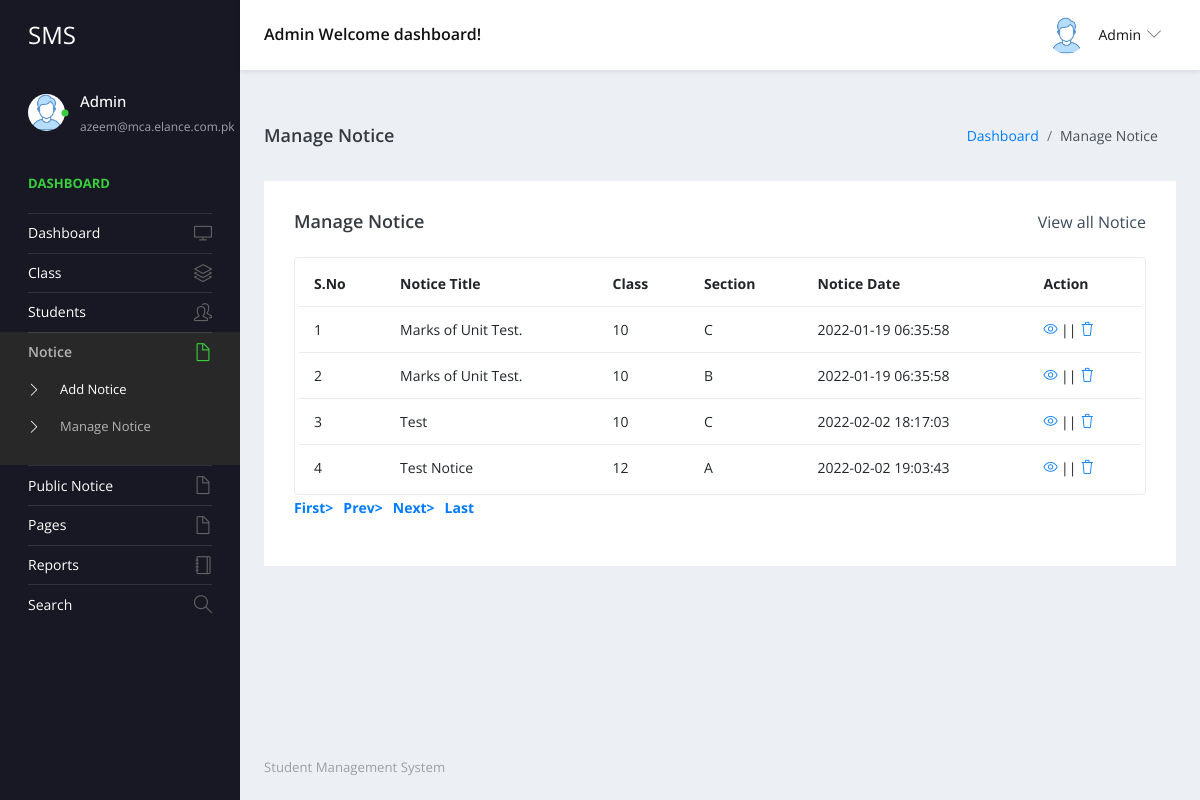
Screenshot of /student/admin/manage-notice.php (signed in) with the database file from the repository.
### tables this page shows
CREATE TABLE `tblnotice` (
  `ID` int(5) NOT NULL,
  `NoticeTitle` mediumtext DEFAULT NULL,
  `ClassId` int(10) DEFAULT NULL,
  `NoticeMsg` mediumtext DEFAULT NULL,
  `CreationDate` timestamp NULL DEFAULT current_timestamp()
);

CREATE TABLE `tblclass` (
  `ID` int(5) NOT NULL,
  `ClassName` varchar(50) DEFAULT NULL,
  `Section` varchar(20) DEFAULT NULL,
  `CreationDate` timestamp NULL DEFAULT current_timestamp()
);

### student/admin/manage-notice.php (the view, shortened to what this page needs)
<?php
include('includes/dbconnection.php');
if (strlen($_SESSION['sturecmsaid']==0)) {
  header('location:logout.php');
  } else{
?>
<!DOCTYPE html>
<html lang="en">
  <head>
    <link rel="stylesheet" href="vendors/simple-line-icons/css/simple-line-icons.css">
    <link rel="stylesheet" href="vendors/flag-icon-css/css/flag-icon.min.css">
    <link rel="stylesheet" href="vendors/css/vendor.bundle.base.css">
    <link rel="stylesheet" href="./vendors/daterangepicker/daterangepicker.css">
    <link rel="stylesheet" href="./vendors/chartist/chartist.min.css">
    <link rel="stylesheet" href="./css/style.css">
  </head>
  <body>
    <div class="container-scroller">
     <?php include_once('includes/header.php');?>
      <div class="container-fluid page-body-wrapper">
        <?php include_once('includes/sidebar.php');?>
        <div class="main-panel">
          <div class="content-wrapper">
             <div class="page-header">
              <h3 class="page-title"> Manage Notice </h3>
              <nav aria-label="breadcrumb">
                <ol class="breadcrumb">
                  <li class="breadcrumb-item"><a href="dashboard.php">Dashboard</a></li>
                  <li class="breadcrumb-item active" aria-current="page"> Manage Notice</li>
                </ol>
              </nav>
            </div>
            <div class="row">
              <div class="col-md-12 grid-margin stretch-card">
                <div class="card">
                  <div class="card-body">
                    <div class="d-sm-flex align-items-center mb-4">
                      <h4 class="card-title mb-sm-0">Manage Notice</h4>
                      <a href="#" class="text-dark ml-auto mb-3 mb-sm-0"> View all Notice</a>
                    </div>
                    <div class="table-responsive border rounded p-1">
                      <table class="table">
                        <thead>
                          <tr>
                            <th class="font-weight-bold">S.No</th>
                            <th class="font-weight-bold">Notice Title</th>
                            <th class="font-weight-bold">Class</th>
                            <th class="font-weight-bold">Section</th>
                            <th class="font-weight-bold">Notice Date</th>
                            <th class="font-weight-bold">Action</th>
                          </tr>
                        </thead>
                        <tbody>
                           <?php
                           if (isset($_GET['pageno'])) {
            $pageno = $_GET['pageno'];
        } else {
            $pageno = 1;
        }
        $no_of_records_per_page =15;
        $offset = ($pageno-1) * $no_of_records_per_page;
       $ret = "SELECT ID FROM tblnotice";
$query1 = $dbh -> prepare($ret);
$query1->execute();
$total_rows=$query1->rowCount();
$total_pages = ceil($total_rows / $no_of_records_per_page);
$sql="SELECT tblclass.ID,tblclass.ClassName,tblclass.Section,tblnotice.NoticeTitle,tblnotice.CreationDate,tblnotice.ClassId,tblnotice.ID as nid from tblnotice join tblclass on tblclass.ID=tblnotice.ClassId LIMIT $offset, $no_of_records_per_page";
$query = $dbh -> prepare($sql);
$query->execute();
$results=$query->fetchAll(PDO::FETCH_OBJ);
$cnt=1;
if($query->rowCount() > 0)
{
foreach($results as $row)
{               ?>
                          <tr>
                            <td><?php echo htmlentities($cnt);?></td>
                            <td><?php  echo htmlentities($row->NoticeTitle);?></td>
                            <td><?php  echo htmlentities($row->ClassName);?></td>
                            <td><?php  echo htmlentities($row->Section);?></td>
                            <td><?php  echo htmlentities($row->CreationDate);?></td>
                            <td>
                              <div><a href="edit-notice-detail.php?editid=<?php echo htmlentities ($row->ID);?>"><i class="icon-eye"></i></a>
                                                || <a href="manage-notice.php?delid=<?php echo ($row->ID);?>" onclick="return confirm('Do you really want to Delete ?');"> <i class="icon-trash"></i></a></div>
                            </td>
                          </tr><?php $cnt=$cnt+1;}} ?>
                        </tbody>
                      </table>
                    </div>
                   <div align="left">
    <ul class="pagination" >
        <li><a href="?pageno=1"><strong>First></strong></a></li>
        <li class="<?php if($pageno <= 1){ echo 'disabled'; } ?>">
            <a href="<?php if($pageno <= 1){ echo '#'; } else { echo "?pageno=".($pageno - 1); } ?>"><strong style="padding-left: 10px">Prev></strong></a>
        </li>
        <li class="<?php if($pageno >= $total_pages){ echo 'disabled'; } ?>">
            <a href="<?php if($pageno >= $total_pages){ echo '#'; } else { echo "?pageno=".($pageno + 1); } ?>"><strong style="padding-left: 10px">Next></strong></a>
        </li>
        <li><a href="?pageno=<?php echo $total_pages; ?>"><strong style="padding-left: 10px">Last</strong></a></li>
    </ul>
</div>
                  </div>
                </div>
              </div>
            </div>
          </div>
         <?php include_once('includes/footer.php');?>
        </div>
      </div>
    </div>
  </body>
</html><?php }  ?>

### student/admin/includes/header.php (shortened to what this page needs)
 <nav class="navbar default-layout-navbar col-lg-12 col-12 p-0 fixed-top d-flex flex-row">
        <div class="navbar-brand-wrapper d-flex align-items-center">
          <a class="navbar-brand brand-logo" href="dashboard.php">
            <strong style="color: white;">SMS</strong>
          </a>
        </div><?php
         $aid= $_SESSION['sturecmsaid'];
$sql="SELECT * from tbladmin where ID=:aid";
$query = $dbh -> prepare($sql);
$query->bindParam(':aid',$aid,PDO::PARAM_STR);
$query->execute();
$results=$query->fetchAll(PDO::FETCH_OBJ);
$cnt=1;
if($query->rowCount() > 0)
{
foreach($results as $row)
{               ?>
        <div class="navbar-menu-wrapper d-flex align-items-center flex-grow-1">
          <h5 class="mb-0 font-weight-medium d-none d-lg-flex"><?php  echo htmlentities($row->AdminName);?> Welcome dashboard!</h5>
          <ul class="navbar-nav navbar-nav-right ml-auto">
            <li class="nav-item dropdown d-none d-xl-inline-flex user-dropdown">
              <a class="nav-link dropdown-toggle" id="UserDropdown" href="#" data-toggle="dropdown" aria-expanded="false">
                <img class="img-xs rounded-circle ml-2" src="images/faces/face8.jpg" alt="Profile image"> <span class="font-weight-normal"> <?php  echo htmlentities($row->AdminName);?> </span></a>
                <?php $cnt=$cnt+1;}} ?>
            </li>
          </ul>
        </div>
      </nav>

### student/admin/includes/sidebar.php (shortened to what this page needs)
<nav class="sidebar sidebar-offcanvas" id="sidebar">
          <ul class="nav">
            <li class="nav-item nav-profile">
              <a href="#" class="nav-link">
                <div class="profile-image">
                  <img class="img-xs rounded-circle" src="images/faces/face8.jpg" alt="profile image">
                  <div class="dot-indicator bg-success"></div>
                </div>
                <div class="text-wrapper">
                  <?php
         $aid= $_SESSION['sturecmsaid'];
$sql="SELECT * from tbladmin where ID=:aid";
$query = $dbh -> prepare($sql);
$query->bindParam(':aid',$aid,PDO::PARAM_STR);
$query->execute();
$results=$query->fetchAll(PDO::FETCH_OBJ);
$cnt=1;
if($query->rowCount() > 0)
{
foreach($results as $row)
{               ?>
                  <p class="profile-name"><?php  echo htmlentities($row->AdminName);?></p>
                  <p class="designation"><?php  echo htmlentities($row->Email);?></p><?php $cnt=$cnt+1;}} ?>
                </div>
              </a>
            </li>
            <li class="nav-item nav-category">
              <span class="nav-link">Dashboard</span>
            </li>
            <li class="nav-item">
              <a class="nav-link" href="dashboard.php">
                <span class="menu-title">Dashboard</span>
                <i class="icon-screen-desktop menu-icon"></i>
              </a>
            </li>
            <li class="nav-item">
              <a class="nav-link" data-toggle="collapse" href="#ui-basic" aria-expanded="false" aria-controls="ui-basic">
                <span class="menu-title">Class</span>
                <i class="icon-layers menu-icon"></i>
              </a>
            </li>
            <li class="nav-item">
              <a class="nav-link" data-toggle="collapse" href="#ui-basic1" aria-expanded="false" aria-controls="ui-basic1">
                <span class="menu-title">Students</span>
                <i class="icon-people menu-icon"></i>
              </a>
            </li>
            <li class="nav-item">
              <a class="nav-link" data-toggle="collapse" href="#auth" aria-expanded="false" aria-controls="auth">
                <span class="menu-title">Notice</span>
                <i class="icon-doc menu-icon"></i>
              </a>
              <div class="collapse" id="auth">
                <ul class="nav flex-column sub-menu">
                  <li class="nav-item"> <a class="nav-link" href="add-notice.php"> Add Notice </a></li>
                  <li class="nav-item"> <a class="nav-link" href="manage-notice.php"> Manage Notice </a></li>
                </ul>
              </div>
            </li>
            <li class="nav-item">
              <a class="nav-link" data-toggle="collapse" href="#auth1" aria-expanded="false" aria-controls="auth">
                <span class="menu-title">Public Notice</span>
                <i class="icon-doc menu-icon"></i>
              </a>
              <li class="nav-item">
              <a class="nav-link" data-toggle="collapse" href="#auth2" aria-expanded="false" aria-controls="auth">
                <span class="menu-title">Pages</span>
                <i class="icon-doc menu-icon"></i>
              </a>
            </li>
              <li class="nav-item">
              <a class="nav-link" href="between-dates-reports.php">
                <span class="menu-title">Reports</span>
                <i class="icon-notebook menu-icon"></i>
              </a>
            </li>
            <li class="nav-item">
              <a class="nav-link" href="search.php">
                <span class="menu-title">Search</span>
                <i class="icon-magnifier menu-icon"></i>
              </a>
            </li>
            </li>
          </ul>
        </nav>

### rows the page displays
tblnotice: NoticeTitle "Marks of Unit Test.", ClassId.ClassName "10", ClassId.Section "C", CreationDate "2022-01-19 06:35:58"
tblnotice: NoticeTitle "Marks of Unit Test.", ClassId.ClassName "10", ClassId.Section "B", CreationDate "2022-01-19 06:35:58"
tblnotice: NoticeTitle "Test", ClassId.ClassName "10", ClassId.Section "C", CreationDate "2022-02-02 18:17:03"
tblnotice: NoticeTitle "Test Notice", ClassId.ClassName "12", ClassId.Section "A", CreationDate "2022-02-02 19:03:43"

### other values shown
$row->AdminName "Admin"
$row->Email "azeem@mca.elance.com.pk"
